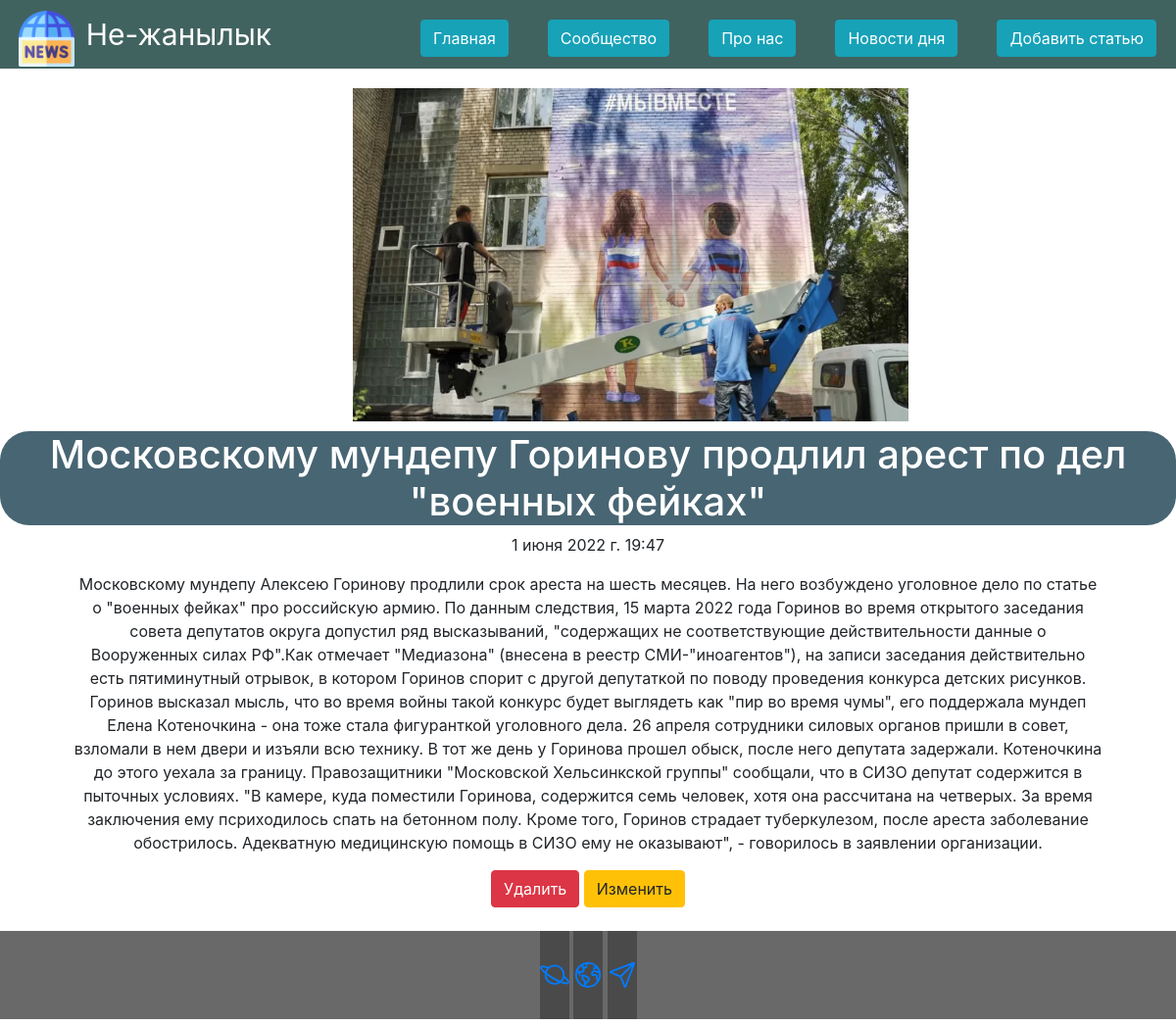
The page /10 on the database its author committed.
### main/models.py (models this page shows, shortened)
class HomeNews(models.Model):
    img = models.ImageField(upload_to='img', null=True, blank=True)
    title = models.CharField('Название', max_length=90)
    description = models.TextField('Описание')
    date = models.DateTimeField('Дата и время публикации')
    class Meta:
        verbose_name = 'Новости на главном странице'
        verbose_name_plural = 'Новости на главном странице'

### main/views.py (the view)
# urls.py: path('<int:pk>', views.HomeDetail.as_view(), name='detail_home'),
class HomeDetail(DetailView):
    model = HomeNews
    template_name = 'main/details_main.html'
    context_object_name = 'home'

### main/templates/main/details_main.html (shortened to what this page needs)
{% extends 'main/layout.html' %}
{% load static %}
{% block content %}
<div class="features">
    <div class="detail">
        <img class="imgfile" src="{{ home.img.url }}" alt="">
        <h1>{{ home.title }}</h1>
        <p>{{ home.date }}</p>
        <p>{{ home.description }}</p>
        <div align="center">
            <a href="{% url 'delete_home' home.id %}" class="btn btn-danger">Удалить</a>
            <a href="{% url 'update_home' home.id %}" class="btn btn-warning">Изменить</a>
        </div><br>
    </div>
</div>
{% endblock %}

### main/static/css/index.css (style rules this page uses)
a { text-decoration: none; color: #fff; }
body { background-color:#fff; }
.detail >h1 { text-align: center; background-color: #486573; border-radius: 30px; margin-top: 10px; color: #fff; }
.detail >p { text-align: center; margin-left: 20mm; margin-right: 20mm; }
.imgfile { width: 15cm; height: 9cm; margin-top: 20px; margin-left: 360px; }

### rows shown on the page
HomeNews: img (picture), title "Московскому мундепу Горинову продлил арест по дел \"военных фейках\"", date "1 июня 2022 г. 19:47", description "Московскому мундепу Алексею Горинову продлили срок ареста на шесть месяцев. На него возбуждено уголовное дело по статье о \"военных фейках\" про российскую армию. По данным следствия, 15 марта 2022 года Горинов во время открытого заседания совета депутатов округа допустил ряд высказываний, \"содержащих не соответствующие действительности данные о Вооруженных силах РФ\".Как отмечает \"Медиазона\" (внесена в реестр СМИ-\"иноагентов\"), на записи заседания действительно есть пятиминутный отрывок, в котором Горинов спорит с другой депутаткой по поводу проведения конкурса детских рисунков. Горинов высказал мысль, что во время войны такой конкурс будет выглядеть как \"пир во время чумы\", его поддержала…"
